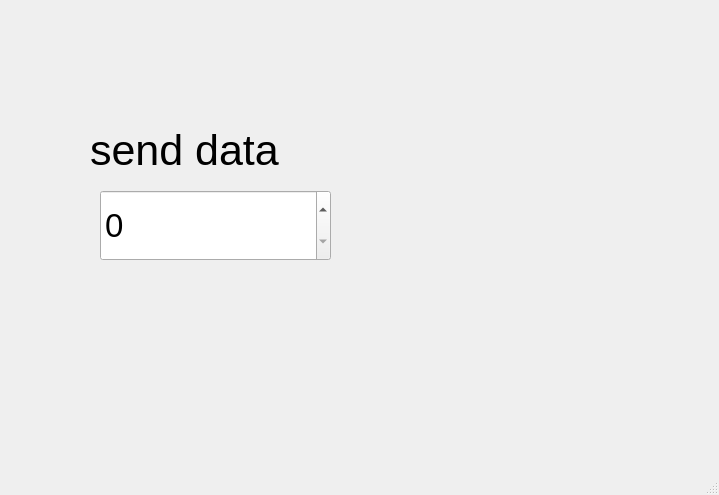
<?xml version="1.0" encoding="UTF-8"?>
<ui version="4.0">
 <class>MainWindow</class>
 <widget class="QMainWindow" name="MainWindow">
  <property name="geometry">
   <rect>
    <x>0</x>
    <y>0</y>
    <width>719</width>
    <height>495</height>
   </rect>
  </property>
  <property name="windowTitle">
   <string>MainWindow</string>
  </property>
  <widget class="QWidget" name="centralwidget">
   <widget class="QLabel" name="label">
    <property name="geometry">
     <rect>
      <x>90</x>
      <y>120</y>
      <width>241</width>
      <height>61</height>
     </rect>
    </property>
    <property name="font">
     <font>
      <pointsize>32</pointsize>
     </font>
    </property>
    <property name="text">
     <string>send data</string>
    </property>
   </widget>
   <widget class="QSpinBox" name="spinBox">
    <property name="geometry">
     <rect>
      <x>100</x>
      <y>190</y>
      <width>231</width>
      <height>71</height>
     </rect>
    </property>
    <property name="font">
     <font>
      <pointsize>25</pointsize>
     </font>
    </property>
    <property name="maximum">
     <number>240</number>
    </property>
   </widget>
   <widget class="QLabel" name="label_2">
    <property name="geometry">
     <rect>
      <x>430</x>
      <y>240</y>
      <width>121</width>
      <height>41</height>
     </rect>
    </property>
    <property name="font">
     <font>
      <pointsize>12</pointsize>
     </font>
    </property>
    <property name="text">
     <string/>
    </property>
   </widget>
  </widget>
  <widget class="QMenuBar" name="menubar">
   <property name="geometry">
    <rect>
     <x>0</x>
     <y>0</y>
     <width>719</width>
     <height>26</height>
    </rect>
   </property>
  </widget>
  <widget class="QStatusBar" name="statusbar"/>
 </widget>
 <resources/>
 <connections/>
</ui>
